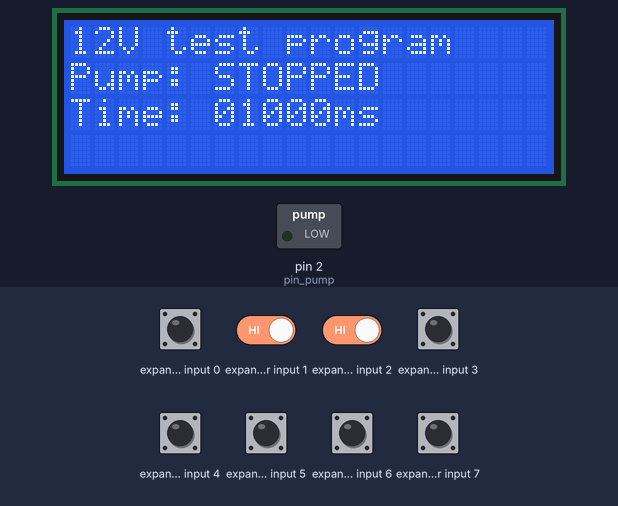
Bench run of a sketch on a simulated Arduino Mega 2560, built with avr-gcc and run on an emulated ATmega2560. On the bench: 20×4 character LCD, switched loads named in the sketch (green lamp = pin HIGH). Wiring (inferred from the names in the program): input shift register (74HC165): load pin 35; clock pin 43; serial out pin 34. Dashed ring = blinking. Inputs (shaded band) come from the test bench; at power-on: expander input 0–7 HIGH. Pins used as bus, display or sensor lines are not drawn.

Above: at 1.2 s.
1.3 s: expander input 2 driven LOW
At 2.2 s:
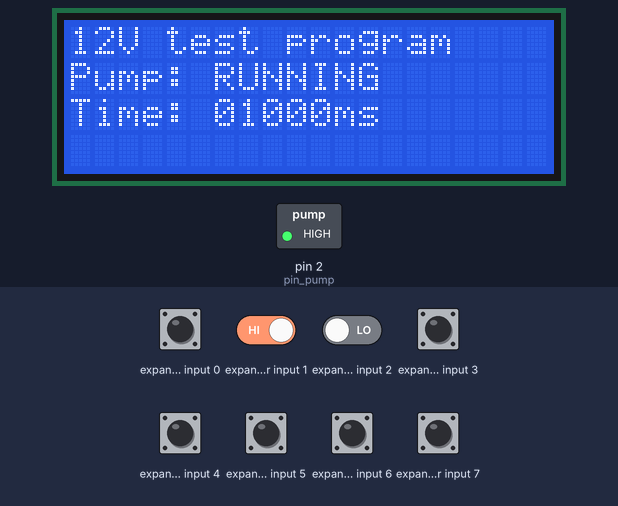
3.9 s: expander input 1 driven LOW
At 7.3 s:
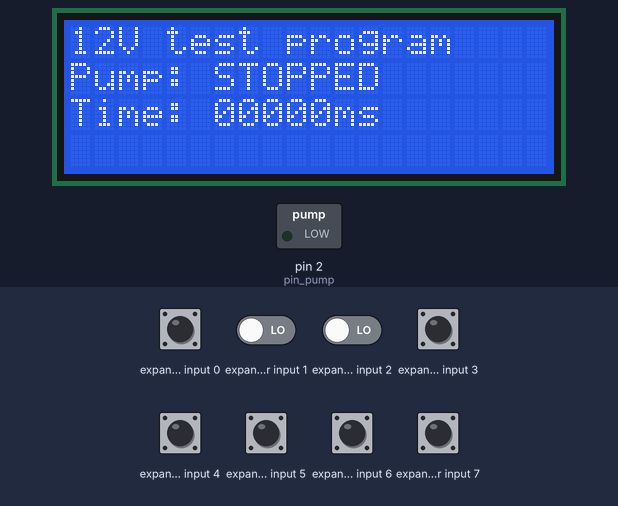
Timing chart, 0 to 8.8 s (numbered marks = the images above; inputs shaded):
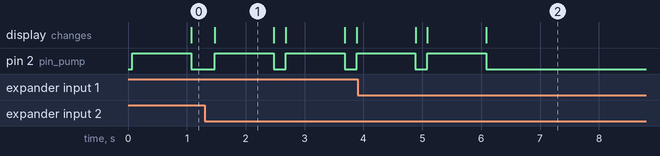

Measured:
- after the input at 1.3 s, pin 2 (pin_pump): alternates HIGH for 1.0 s and LOW for 0.20 s, starting after 0.18 s; the display: changes after 0.18 s (image 1)
- after the input at 3.9 s, pin 2 (pin_pump): goes on until 6.1 s, then stays LOW; the display: first differs from a run without the input after 2.2 s (image 2)
- what the display in image 1 shows lasts 1.0 s, from 1.5 s to 2.5 s

The sketch:

pump_test.ino
```cpp
//
// pump_test.ion - 12V pump test program
// 2017-10-16

#include <LiquidCrystal.h>

LiquidCrystal lcd(32, 31, 14, 30, 39, 15);

// Output pin
const int pin_pump = 2;
// Keypad pins (74HC165 based)
const int latchPin = 35;
const int dataPin = 34;
const int clockPin = 43;

// Variables
// Inputs
boolean switchUp, switchDown, switchLeft, switchRight, switchEnter, switchMenu1, switchMenu2, switchMenu3;

// Time to run pump in milliseconds
unsigned int time_pump = 1000;

void setup()
{
  // Set up pins
  pinMode(pin_pump, OUTPUT);
  digitalWrite(pin_pump, LOW);
  // Keypad
  pinMode(latchPin, OUTPUT);
  pinMode(clockPin, OUTPUT);
  pinMode(dataPin, INPUT);

  // Set up LCD
  lcd.begin(20, 4);
  lcd.clear();
  // A little information
  lcd.noCursor();
  lcd.setCursor(0,0);
  lcd.print("12V test program");
  lcd.setCursor(0,1);
  lcd.print("Pump: STOPPED");
  lcd.setCursor(0,2);
  lcd.print("Time: 00000ms");
}

void loop()
{
  // Latch keypad shift register
  digitalWrite(latchPin, LOW);
  digitalWrite(latchPin, HIGH);

  // Read each value individually
  for (byte n = 0; n < 8; n++)
  {
   switch (n)
    {
      case 0:
      switchMenu3 = !(digitalRead(dataPin));
      break;
      case 1:
      switchMenu2 = !(digitalRead(dataPin));
      break;
      case 2:
      switchMenu1 = !(digitalRead(dataPin));
      break;
      case 3:
      switchUp    = !(digitalRead(dataPin));
      break;
      case 4:
      switchRight = !(digitalRead(dataPin));
      break;
      case 5:
      switchEnter = !(digitalRead(dataPin));
      break;
      case 6:
      switchDown  = !(digitalRead(dataPin));
      break;
      case 7:
      switchLeft  = !(digitalRead(dataPin));
      break;
    }
    digitalWrite(clockPin, HIGH);
    digitalWrite(clockPin, LOW);
  }

  // Run pump if requested
  if (switchEnter)
  {
    lcd.setCursor(6,1);
    lcd.print("RUNNING");
    digitalWrite(pin_pump,HIGH);
    delay(time_pump);
    digitalWrite(pin_pump,LOW);
    lcd.setCursor(6,1);
    lcd.print("STOPPED");
  }

  // Adjust time if requested
  if (switchUp && time_pump < 99999)
  {
    if (switchMenu1)
      time_pump += 100;
    else if (switchMenu2)
      time_pump += 10;
    else if (switchMenu3)
      time_pump += 1;
    else
      time_pump += 1000;
  }
  if (switchDown && time_pump > 0)
  {
    if (switchMenu1)
      time_pump -= 100;
    else if (switchMenu2)
      time_pump -= 10;
    else if (switchMenu3)
      time_pump -= 1;
    else
      time_pump -= 1000;
  }

  // Update time display
  lcd.setCursor(6,2);
  // Zero padding
  if (time_pump < 10)
    lcd.print("0000");
  else if (time_pump < 100)
    lcd.print("000");
  else if (time_pump < 1000)
    lcd.print("00");
  else if (time_pump < 10000)
    lcd.print("0");
  lcd.print(time_pump,DEC);

  // Short delay before reloop
  delay(200);
}
```
